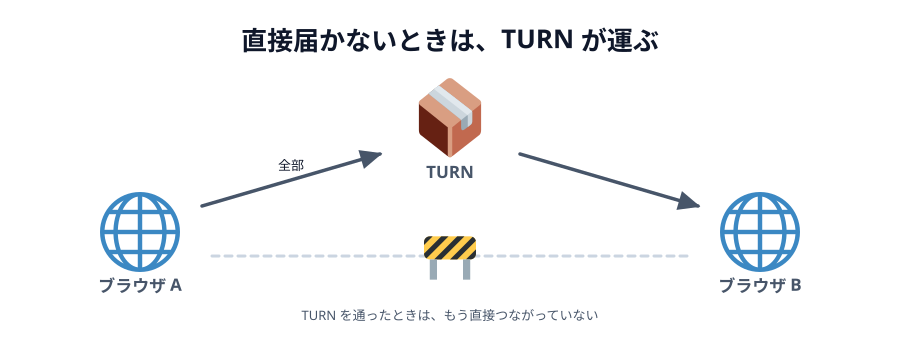

Python code for this plot:
# 01-relay.svg
# スキーマ: BLOCKAGE（直接は届かない）+ SOURCE-PATH-GOAL（迂回して中継）

import sys
sys.path.insert(0, "/Users/seekseep/.claude/skills/genfig")
from genfig import Canvas, PALETTE

c = Canvas(900, 340)
c.text(450, 50, "直接届かないときは、TURN が運ぶ", scale="xl")

c.node(140, 240, "ブラウザ A", emoji_cp="1f310", label_scale="label")
c.node(760, 240, "ブラウザ B", emoji_cp="1f310", label_scale="label")

c.node(450, 126, "TURN", emoji_cp="1f4e6", label_scale="label")
c.connector(202, 206, 380, 154, label="全部", label_scale="sm")
c.connector(520, 154, 698, 206)

c.raw('<line x1="212" y1="256" x2="688" y2="256" stroke="#cbd5e1" stroke-width="3" '
      'stroke-linecap="round" stroke-dasharray="7 6"/>')
c.emoji("1f6a7", 424, 232, 52)
c.text(450, 320, "TURN を通ったときは、もう直接つながっていない", scale="sm")

c.save("01-relay.svg")
